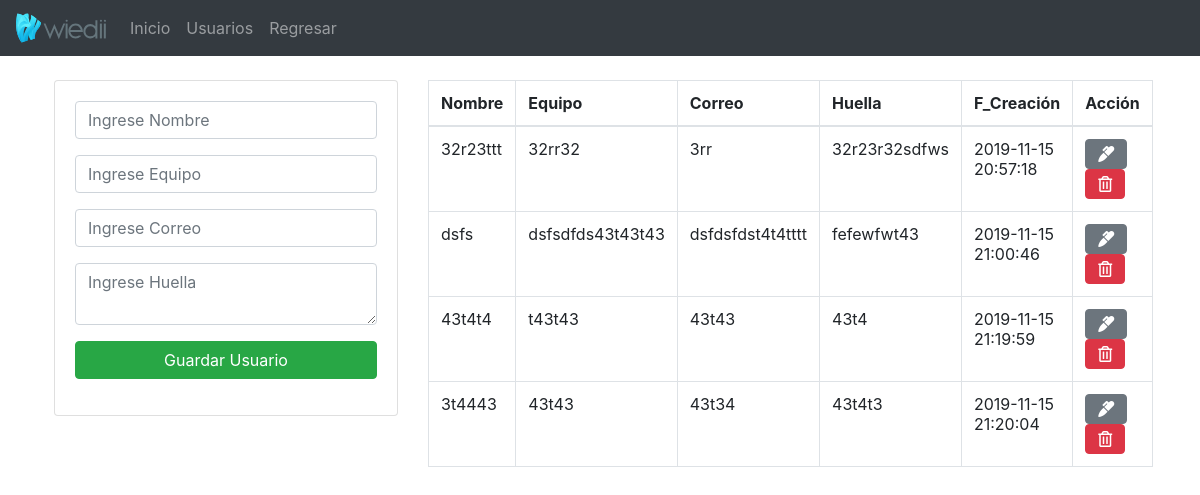
Page /configuracion.php (signed in) on the committed database.
### tables this page shows
CREATE TABLE `user` (
  `id` int(255) NOT NULL,
  `nombre` text NOT NULL,
  `equipo` text NOT NULL,
  `correo` varchar(255) NOT NULL,
  `huella` varchar(255) NOT NULL,
  `f_creacion` timestamp NOT NULL DEFAULT CURRENT_TIMESTAMP
);

### configuracion.php (the view, shortened to what this page needs)
<?php
include("db.php");
?>
<link rel="stylesheet" href="https://stackpath.bootstrapcdn.com/bootstrap/4.3.1/css/bootstrap.min.css"
integrity="sha384-ggOyR0iXCbMQv3Xipma34MD+dH/1fQ784/j6cY/iJTQUOhcWr7x9JvoRxT2MZw1T">
<link rel="stylesheet" href="https://use.fontawesome.com/releases/v5.6.3/css/all.css"
integrity="sha384-UHRtZLI+pbxtHCWp1t77Bi1L4ZtiqrqD80Kn4Z8NTSRyMA2Fd33n5dQ8lWUE00s/">
<nav class="navbar navbar-expand-lg navbar-dark bg-dark">
   <a class="navbar-brand" href="#">
      <img src="./imagenes/wd.svg" width="90" height="30" class="d-inline-block align-top" alt="">
   </a>
   <div class="collapse navbar-collapse" id="navbarNav">
      <ul class="navbar-nav">
         <li class="nav-item">
            <a class="nav-link" href="index.php">Inicio <span class="sr-only">(current)</span></a>
         </li>
         <li class="nav-item">
            <a class="nav-link" href="#">Usuarios</a>
         </li>
         <li class="nav-item">
            <a class="nav-link" href="login.php">Regresar</a>
         </li>
      </ul>
   </div>
</nav>
<div class="container p-4">
   <div class="row">
      <div class="col-md-4">
         <div class="card card-body">
            <form action="save_user.php" method="POST">
               <div class="form-group">
                  <input type="text" name="nombre" class="form-control" placeholder="Ingrese Nombre" autofocus>
               </div>
               <div class="form-group">
                  <input type="text" name="equipo" class="form-control" placeholder="Ingrese Equipo" autofocus>
               </div>
               <div class="form-group">
                  <input type="text" name="correo" class="form-control" placeholder="Ingrese Correo" autofocus>
               </div>
               <div class="form-group">
                  <textarea name="huella" rows="2" class="form-control" placeholder="Ingrese Huella"></textarea>
               </div>
               <input type="submit" class="btn btn-success btn-block" name="save_user" value="Guardar Usuario">
            </form>
         </div>
      </div>
      <div class="col-md-8">
         <table class="table table-bordered">
            <thead>
               <tr>
                  <th>Nombre</th>
                  <th>Equipo</th>
                  <th>Correo</th>
                  <th>Huella</th>
                  <th>F_Creación</th>
                  <th>Acción</th>
               </tr>
            </thead>
            <tbody>
               <?php
               $query = "SELECT * FROM user";
               $result_user = mysqli_query($conn, $query);
               while ($row = mysqli_fetch_array($result_user)) { ?>
                  <tr>
                     <td><?php echo $row['nombre'] ?></td>
                     <td><?php echo $row['equipo'] ?></td>
                     <td><?php echo $row['correo'] ?></td>
                     <td><?php echo $row['huella'] ?></td>
                     <td><?php echo $row['f_creacion'] ?></td>
                     <td>
                        <a href="edit_user.php?id=<?php echo $row['id'] ?>" class="btn
                             btn-secondary">
                           <i class="fas fa-marker"></i>
                        </a>
                        <a href="delete_user.php?id=<?php echo $row['id'] ?>" class="btn
                             btn-danger">
                           <i class="far fa-trash-alt"></i>
                        </a>
                     </td>
                  </tr>
               <?php } ?>
            </tbody>
         </table>
      </div>
   </div>
</div>

### rows in the picture
user: nombre "32r23ttt", equipo "32rr32", correo "3rr", huella "32r23r32sdfws", f_creacion "2019-11-15 20:57:18"
user: nombre "dsfs", equipo "dsfsdfds43t43t43", correo "dsfdsfdst4t4tttt", huella "fefewfwt43", f_creacion "2019-11-15 21:00:46"
user: nombre "43t4t4", equipo "t43t43", correo "43t43", huella "43t4", f_creacion "2019-11-15 21:19:59"
user: nombre "3t4443", equipo "43t43", correo "43t34", huella "43t4t3", f_creacion "2019-11-15 21:20:04"
